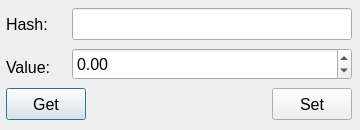
<?xml version="1.0" encoding="UTF-8"?>
<ui version="4.0">
 <class>DialogTest</class>
 <widget class="QDialog" name="DialogTest">
  <property name="geometry">
   <rect>
    <x>0</x>
    <y>0</y>
    <width>360</width>
    <height>130</height>
   </rect>
  </property>
  <property name="minimumSize">
   <size>
    <width>360</width>
    <height>130</height>
   </size>
  </property>
  <property name="maximumSize">
   <size>
    <width>360</width>
    <height>130</height>
   </size>
  </property>
  <property name="windowTitle">
   <string>SDK Test</string>
  </property>
  <layout class="QGridLayout" name="gridLayout">
   <property name="leftMargin">
    <number>6</number>
   </property>
   <property name="topMargin">
    <number>6</number>
   </property>
   <property name="rightMargin">
    <number>6</number>
   </property>
   <property name="bottomMargin">
    <number>6</number>
   </property>
   <item row="0" column="0">
    <widget class="QLabel" name="label">
     <property name="minimumSize">
      <size>
       <width>60</width>
       <height>32</height>
      </size>
     </property>
     <property name="maximumSize">
      <size>
       <width>60</width>
       <height>32</height>
      </size>
     </property>
     <property name="font">
      <font>
       <pointsize>12</pointsize>
      </font>
     </property>
     <property name="text">
      <string>Hash:</string>
     </property>
    </widget>
   </item>
   <item row="0" column="1">
    <widget class="QLineEdit" name="lnHash">
     <property name="minimumSize">
      <size>
       <width>280</width>
       <height>32</height>
      </size>
     </property>
     <property name="maximumSize">
      <size>
       <width>280</width>
       <height>32</height>
      </size>
     </property>
     <property name="font">
      <font>
       <pointsize>12</pointsize>
      </font>
     </property>
     <property name="text">
      <string/>
     </property>
    </widget>
   </item>
   <item row="1" column="0">
    <widget class="QLabel" name="label_2">
     <property name="minimumSize">
      <size>
       <width>60</width>
       <height>32</height>
      </size>
     </property>
     <property name="maximumSize">
      <size>
       <width>60</width>
       <height>25</height>
      </size>
     </property>
     <property name="font">
      <font>
       <pointsize>12</pointsize>
      </font>
     </property>
     <property name="text">
      <string>Value:</string>
     </property>
    </widget>
   </item>
   <item row="1" column="1">
    <widget class="QDoubleSpinBox" name="sbValue">
     <property name="minimumSize">
      <size>
       <width>280</width>
       <height>32</height>
      </size>
     </property>
     <property name="maximumSize">
      <size>
       <width>280</width>
       <height>32</height>
      </size>
     </property>
     <property name="font">
      <font>
       <pointsize>12</pointsize>
      </font>
     </property>
     <property name="minimum">
      <double>-9999999.000000000000000</double>
     </property>
     <property name="maximum">
      <double>9999999.000000000000000</double>
     </property>
    </widget>
   </item>
   <item row="2" column="0" colspan="2">
    <layout class="QHBoxLayout" name="horizontalLayout">
     <item>
      <widget class="QPushButton" name="btnGet">
       <property name="minimumSize">
        <size>
         <width>80</width>
         <height>32</height>
        </size>
       </property>
       <property name="maximumSize">
        <size>
         <width>80</width>
         <height>32</height>
        </size>
       </property>
       <property name="font">
        <font>
         <pointsize>12</pointsize>
        </font>
       </property>
       <property name="text">
        <string>Get</string>
       </property>
       <property name="icon">
        <iconset resource="Icons.qrc">
         <normaloff>:/Resoure/Refresh.png</normaloff>:/Resoure/Refresh.png</iconset>
       </property>
       <property name="iconSize">
        <size>
         <width>22</width>
         <height>22</height>
        </size>
       </property>
      </widget>
     </item>
     <item>
      <spacer name="horizontalSpacer">
       <property name="orientation">
        <enum>Qt::Orientation::Horizontal</enum>
       </property>
       <property name="sizeHint" stdset="0">
        <size>
         <width>158</width>
         <height>20</height>
        </size>
       </property>
      </spacer>
     </item>
     <item>
      <widget class="QPushButton" name="btnSend">
       <property name="minimumSize">
        <size>
         <width>80</width>
         <height>32</height>
        </size>
       </property>
       <property name="maximumSize">
        <size>
         <width>80</width>
         <height>32</height>
        </size>
       </property>
       <property name="font">
        <font>
         <pointsize>12</pointsize>
        </font>
       </property>
       <property name="text">
        <string>Set</string>
       </property>
       <property name="icon">
        <iconset resource="Icons.qrc">
         <normaloff>:/Resoure/Send.png</normaloff>:/Resoure/Send.png</iconset>
       </property>
      </widget>
     </item>
    </layout>
   </item>
  </layout>
 </widget>
 <resources>
  <include location="Icons.qrc"/>
 </resources>
 <connections/>
</ui>
